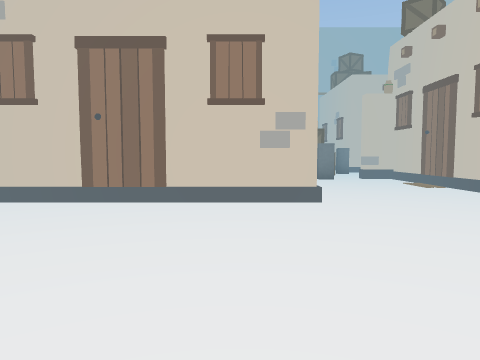
View 1 (above)

22 first-person views from a walk through a scene from a Unity 3-D project. The camera is 1.2 m above the floor, tilts 4° down and sees 70° across. The floor is counted in squares, 2 m on a side. Each view is taken from the middle of a square. On the plan, view 1 faces up. The plan holds only what a view shows up to about 10 squares ahead; the rest is blank. The place goes on beyond the plan. The player is left out. Some surface patterns are stand-ins.

View 2
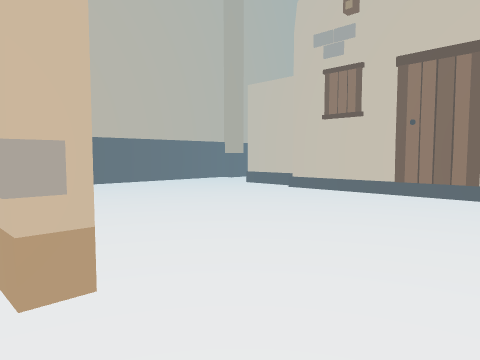

View 3
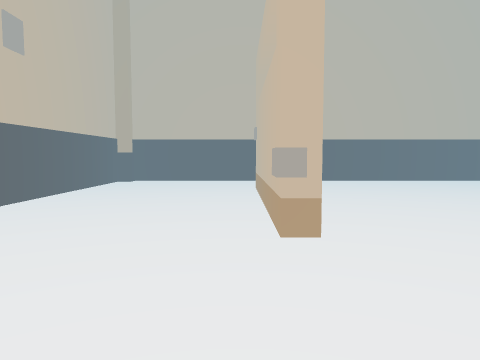

View 4
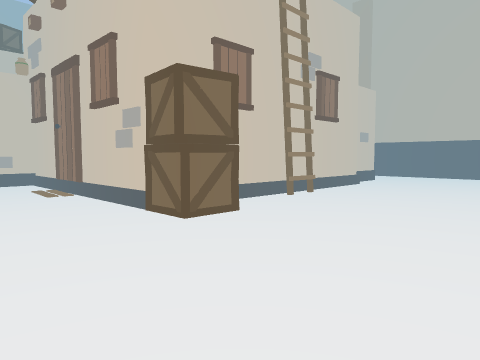

View 5
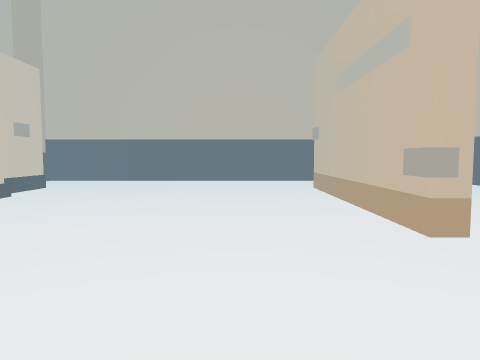

View 6
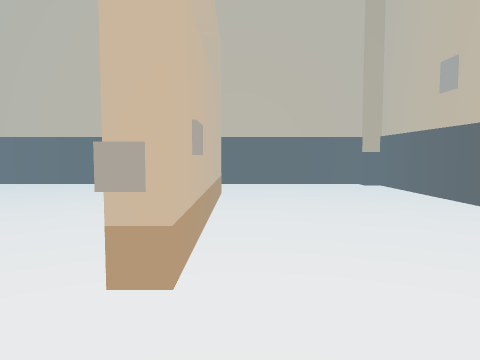

View 7
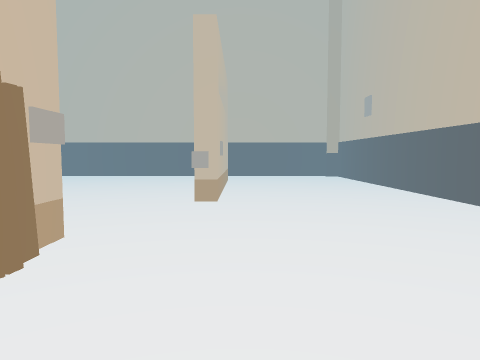

View 8
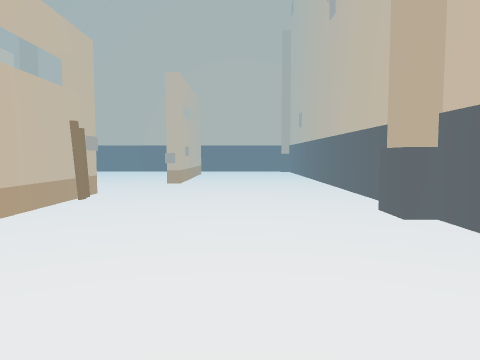

View 9
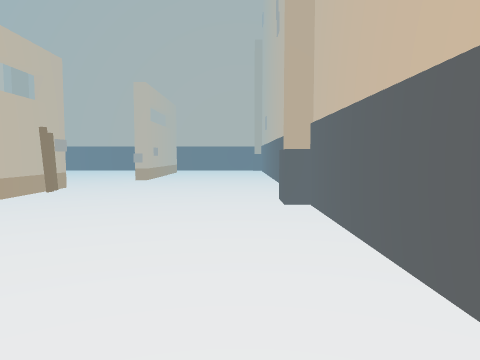

View 10
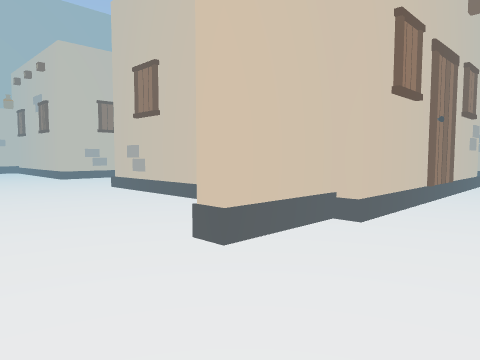

View 11
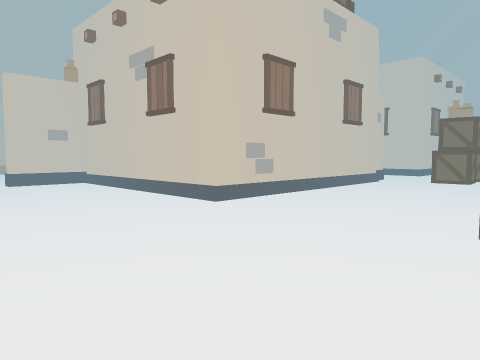

View 12
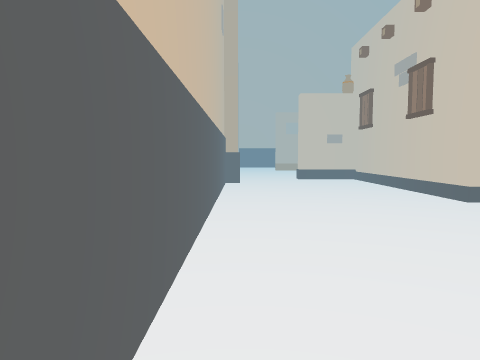

View 13
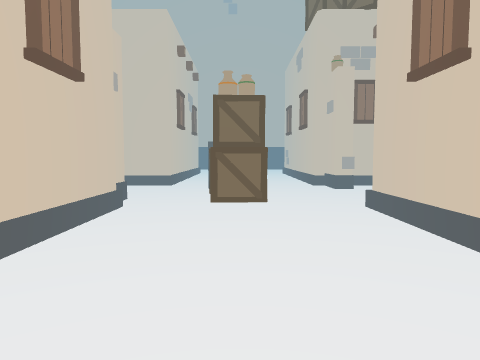

View 14
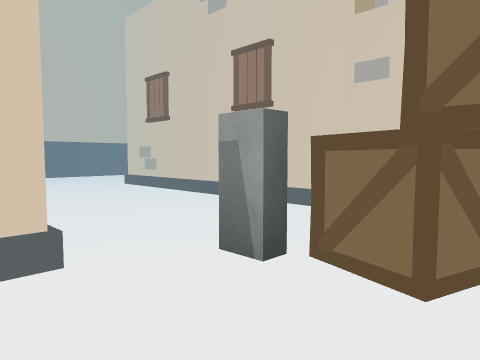

View 15
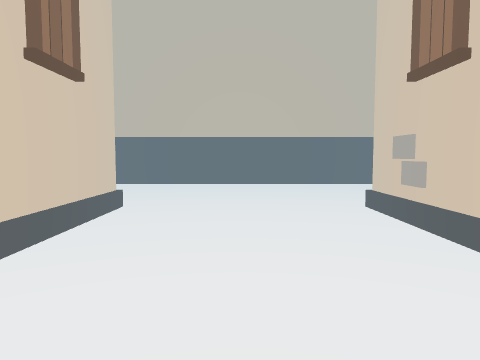

View 16
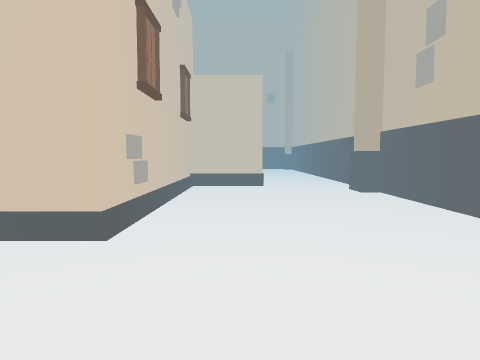

View 17
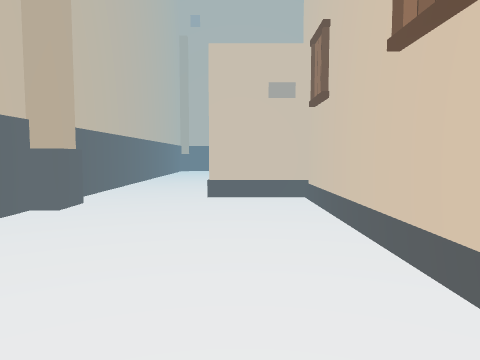

View 18
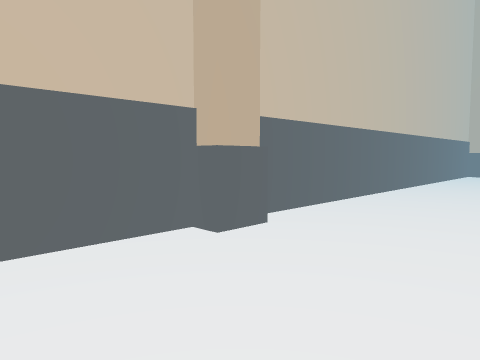

View 19
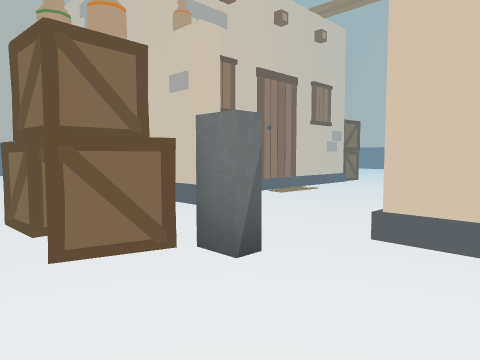

View 20
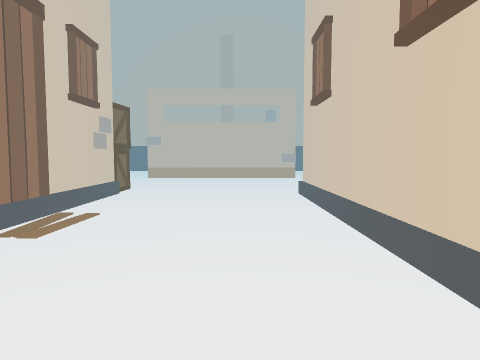

View 21
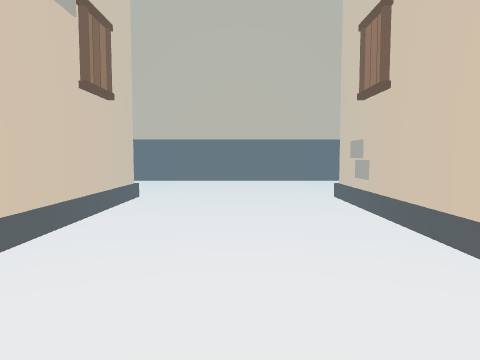

View 22
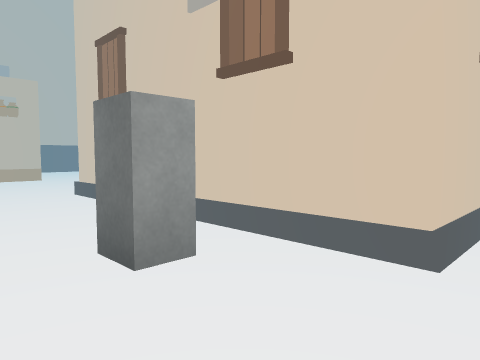

### Floor plan
Key: @ floor where view 1 was taken; # wall or solid block; . floor; B building; L block; A box; P plank; O other object.
Columns run from 8 left of view 1 to 13 right of it. Each row starts with its distance up from view 1.
 21         .###O
 20         .....      ..#
 19          ....      ..#
 18  ...     A...      ..#
 17  ..##    B..#    ##..#
 16 ##..#    #..#    #..##
 15 #...#    #..#    #...#
 14 #...#     ..#   ##...#
 13 #...#####O..#####B...#
 12 #....................#
 11 #.........AA.........#
 10 #....................#
  9 #...B#####.O####B#...#
  8 #...##   #L.#    #...#
  7   ..#    #..#    #...#
  6 ##..#    #..#    #..##
  5 #..#######..#######..#
  4 #...........A........#
  3 #....................#
  2 #....................#
  1 #....................#
  0 #  .....@O##P........#
 -1 #..###O........O###..#
 -2 #....................#
 -3 #....................#
 -4 ######################

Where each view was taken, in squares from view 1:
view 1: 0 up, 0 right, facing up
view 2: 1 down, 0 right, facing up-left
view 3: 1 down, 1 right, facing left
view 4: 1 up, 2 right, facing up-right
view 5: 1 up, 4 right, facing right
view 6: 1 down, 5 right, facing right
view 7: 1 down, 2 right, facing right
view 8: 2 down, 1 left, facing right
view 9: 3 down, 2 left, facing right
view 10: 3 up, 7 left, facing up-right
view 11: 9 up, 7 left, facing up-right
view 12: 8 up, 7 left, facing up
view 13: 11 up, 3 left, facing right
view 14: 13 up, 2 right, facing down-right
view 15: 11 up, 5 right, facing right
view 16: 10 up, 10 right, facing up
view 17: 10 up, 10 right, facing down
view 18: 8 up, 10 right, facing down-right
view 19: 10 up, 5 right, facing up-left
view 20: 12 up, 3 right, facing up
view 21: 11 up, 1 right, facing left
view 22: 10 up, 3 right, facing down-left
